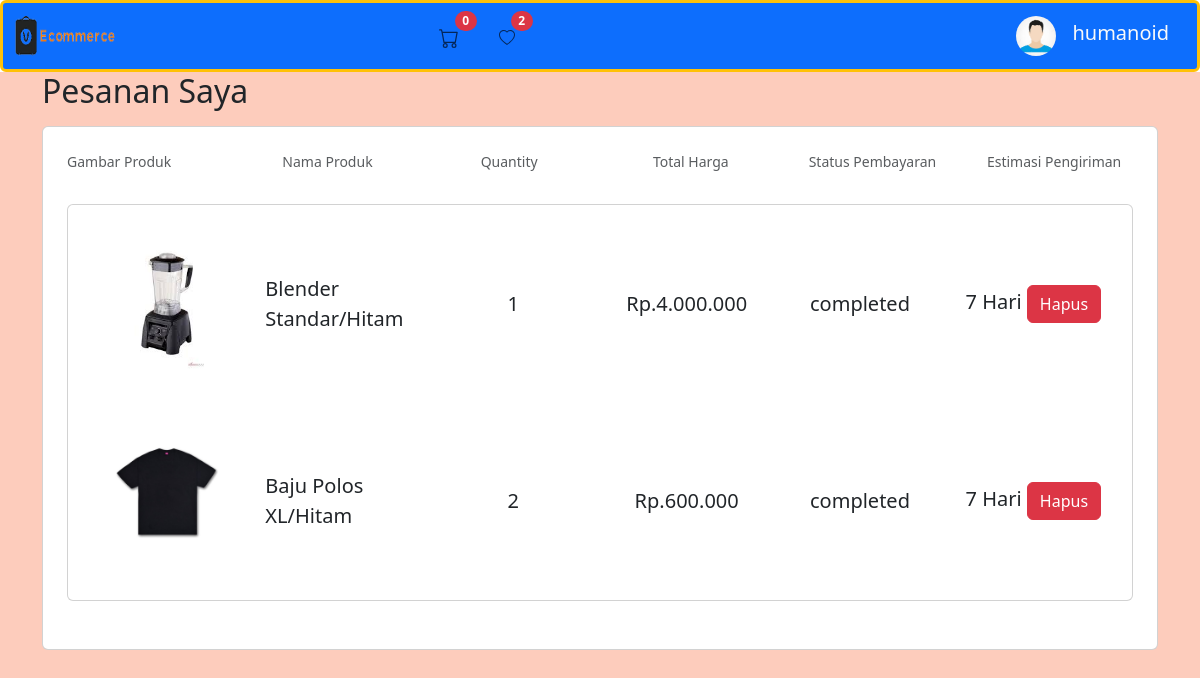
Screenshot of /E-commerce/website/pesanansaya.php (signed in) with the database file from the repository.
### tables this page shows
CREATE TABLE `tbl_user` (
  `id` int(10) NOT NULL,
  `nama` varchar(100) NOT NULL,
  `username` varchar(100) NOT NULL,
  `password` varchar(255) NOT NULL,
  `alamat` text NOT NULL,
  `no_telepon` varchar(20) NOT NULL,
  `foto_profil` text NOT NULL,
  `duit` decimal(10,2) NOT NULL
);

CREATE TABLE `tbl_pesanan` (
  `id` int(111) NOT NULL,
  `user_id` int(111) NOT NULL,
  `produk_id` int(111) NOT NULL,
  `transaksi_id` int(111) NOT NULL,
  `detail_transaksi_id` int(111) NOT NULL
);

CREATE TABLE `tbl_produk` (
  `id` int(111) NOT NULL,
  `user_id` int(111) NOT NULL,
  `id_kategori` int(111) NOT NULL,
  `nama_produk` varchar(255) NOT NULL,
  `deskripsi` text NOT NULL,
  `harga` decimal(10,2) DEFAULT NULL,
  `gambar` varchar(255) NOT NULL,
  `stok` int(111) NOT NULL
);

CREATE TABLE `tbl_detail_transaksi` (
  `id` int(11) NOT NULL,
  `transaksi_id` int(11) NOT NULL,
  `produk_id` int(11) NOT NULL,
  `quantity` int(11) NOT NULL,
  `ukuran` varchar(255) NOT NULL,
  `warna` varchar(255) NOT NULL,
  `harga` decimal(10,2) NOT NULL
);

CREATE TABLE `tbl_transaksi` (
  `id` int(11) NOT NULL,
  `user_id` int(11) NOT NULL,
  `tanggal` timestamp NOT NULL DEFAULT current_timestamp(),
  `status` enum('pending','completed') DEFAULT 'pending'
);

### E-commerce/website/pesanansaya.php (the view, shortened to what this page needs)
<?php
include '../koneksi.php';
$user_id = $_SESSION['user_id'];
$query = "SELECT p.*, pr.nama_produk, pr.harga, pr.gambar, dt.quantity, t.status, dt.ukuran, dt.warna, dt.harga
              FROM tbl_pesanan p
              JOIN tbl_produk pr ON p.produk_id = pr.id
              JOIN tbl_detail_transaksi dt ON p.detail_transaksi_id = dt.id
              JOIN tbl_transaksi t ON p.transaksi_id = t.id
              WHERE p.user_id = ?";
$stmt = $conn->prepare($query);
$stmt->bind_param("i", $user_id);
$stmt->execute();
$result = $stmt->get_result();
$pesanan_items = array();
while ($row = $result->fetch_assoc()) {
  $row['total_harga'] = isset($row['quantity']) ? $row['harga'] * $row['quantity'] : 0;
  $pesanan_items[] = $row;
}
?>
<!DOCTYPE html>
<html lang="en">
<head>
  <link href="https://cdn.jsdelivr.net/npm/bootstrap@5.3.3/dist/css/bootstrap.min.css" rel="stylesheet">
  <link rel="stylesheet" href="https://cdnjs.cloudflare.com/ajax/libs/font-awesome/6.0.0/css/all.min.css">
</head>
<header>
  <?php include 'header/navbar.php'; ?>
</header>
<body>
  <section class="vh-100" style="background-color: #fdccbc;">
    <div class="container h-50">
      <div class="row d-flex justify-content-center align-items-center h-100">
        <div class="col">
          <p><span class="h2">Pesanan Saya </span><span class="h4"></span></p>
          <div class="card mb-4">
            <div class="card-body p-4">
              <div class="row align-items-center">
                <div class="col-md-2">
                  <p class="small text-muted mb-4 pb-2">Gambar Produk</p>
                </div>
                <div class="col-md-2 d-flex justify-content-center">
                  <p class="small text-muted mb-4 pb-2">Nama Produk</p>
                </div>
                <div class="col-md-2 d-flex justify-content-center">
                  <p class="small text-muted mb-4 pb-2">Quantity</p>
                </div>
                <div class="col-md-2 d-flex justify-content-center">
                  <p class="small text-muted mb-4 pb-2">Total Harga</p>
                </div>
                <div class="col-md-2 d-flex justify-content-center">
                  <p class="small text-muted mb-4 pb-2">Status Pembayaran</p>
                </div>
                <div class="col-md-2 d-flex justify-content-center">
                  <p class="small text-muted mb-4 pb-2">Estimasi Pengiriman</p>
                </div>
              </div>
              <div class="card mb-4">
                <?php foreach ($pesanan_items as $item) : ?>
                  <div class="card-body p-4">
                    <div class="row align-items-center">
                      <div class="col-md-2">
                        <img src="http://localhost/E-commerce/E-commerce/website/gambar/<?php echo htmlspecialchars($item['gambar']); ?>" class="img-fluid" alt="Generic placeholder image">
                      </div>
                      <div class="col-md-2 d-flex justify-content-center">
                        <div>
                          <p class="lead fw-normal mb-0">
                            <?php echo htmlspecialchars($item['nama_produk']); ?>
                            <?php if (!empty($item['ukuran']) && !empty($item['warna'])): ?>
                              <?php echo htmlspecialchars($item['ukuran']); ?>/<?php echo htmlspecialchars($item['warna']); ?>
                            <?php elseif (!empty($item['ukuran'])): ?>
                              <?php echo htmlspecialchars($item['ukuran']); ?>
                            <?php elseif (!empty($item['warna'])): ?>
                              <?php echo htmlspecialchars($item['warna']); ?>
                            <?php else: ?>
                            <?php endif; ?>
                          </p>
                        </div>
                      </div>
                      <div class="col-md-2 d-flex justify-content-center">
                        <div>
                          <p class="lead fw-normal mb-0"><?php echo htmlspecialchars($item['quantity']); ?></p>
                        </div>
                      </div>
                      <div class="col-md-2 d-flex justify-content-center">
                        <div>
                          <p class="lead fw-normal mb-0">Rp.<?php echo number_format($item['total_harga'], 0, ',', '.'); ?></p>
                        </div>
                      </div>
                      <div class="col-md-2 d-flex justify-content-center">
                        <div>
                          <p class="lead fw-normal mb-0"><?php echo ($item['status']); ?></p>
                        </div>
                      </div>
                      <div class="col-md-2 d-flex justify-content-center">
                        <?php
                        if (isset($item['status']) && $item['status'] === 'completed') {
                        ?>
                          <div>
                            <p class="lead fw-normal mb-0">7 Hari <a href="" class="btn btn-danger">Hapus</a></p>
                          </div>
                        <?php
                        } else {
                        ?>
                          <div>
                            <p class="lead fw-normal mb-0"></p>
                          </div>
                        <?php
                        }
                        ?>
                      </div>
                    </div>
                  </div>
                <?php endforeach; ?>
              </div>
            </div>
          </div>
        </div>
  </section>
</body>
</html>

### E-commerce/website/header/navbar.php (shortened to what this page needs)
<?php
include __DIR__ . '/../../koneksi.php';
$user_id = $_SESSION['user_id'];
$query = "SELECT * FROM tbl_user WHERE id = $user_id";
$result = mysqli_query($conn, $query);
if ($result && mysqli_num_rows($result) > 0) {
  $row = mysqli_fetch_assoc($result);
  $nama_pengguna = $row['nama'];
  $user_id = $_SESSION['user_id'];
  $cart_total = 0;
  $query_wishlist = "SELECT * FROM tbl_wishlist WHERE user_id = ?";
  $stmt = $conn->prepare($query_wishlist);
  $stmt->bind_param("i", $user_id);
  $stmt->execute();
  $result_wishlist = $stmt->get_result();
  $jumlah_wishlist = $result_wishlist->num_rows;
?>
  <nav class="navbar sticky-top navbar-expand-lg navbar-light bg-primary border border-3 rounded  border-warning">
    <div class="container-fluid bg-primary">
      <img class="navbar-brand" src="fotologo/e-commerce.png" width="100px" height="50px">
      <ul class="navbar-nav col-lg-6 justify-content-lg-center">
        <li class="nav-item position-relative">
          <a class="nav-link" aria-current="page" href="cart12.php">
            <span class="badge rounded-pill badge-notification bg-danger position-absolute" style="top: -5px; right: -10px;"><?php echo $cart_total; ?></span>
          </a>
        </li>
        <li class="nav-item ps-4 position-relative">
          <a class="nav-link" aria-current="page" href="daftarkeinginan.php">
            <span class="badge rounded-pill badge-notification bg-danger position-absolute" style="top: -5px; right: -10px;"><?php echo $jumlah_wishlist; ?></span>
          </a>
        </li>
      </ul>
      <a class="navbar-brand">
        <div class="btn-group d-lg-flex col-lg-3 justify-content-lg-end">
          <a class="bg-transparent rounded-pill d-grid gap-2 d-md-flex justify-content-md-end text-decoration-none" href="#" role="button" id="dropdownMenuLink" data-bs-toggle="dropdown" aria-expanded="false">
            <img src="http://localhost/E-commerce/E-commerce/website/fotosampul/<?php echo $row['foto_profil']; ?>" alt="Logo" style="width: 40px;" class="rounded-pill  me-md-2">
            <h1 class="navbar-brand text-light mb-0">
              <?php echo $nama_pengguna; ?>
            </h1>
          </a>
        </div>
      </a>
    </div>
  </nav>
<?php
} else {
  echo "Pengguna tidak ditemukan.";
}
?>

### rows the page displays
tbl_user: foto_profil (placeholder picture), nama "humanoid"
tbl_pesanan: produk.gambar (picture), produk.nama_produk "Blender", detail_transaksi.ukuran "Standar", detail_transaksi.warna "Hitam", detail_transaksi.quantity "1", total_harga "4.000.000", transaksi.status "completed"
tbl_pesanan: produk.gambar (picture), produk.nama_produk "Baju Polos", detail_transaksi.ukuran "XL", detail_transaksi.warna "Hitam", detail_transaksi.quantity "2", total_harga "600.000", transaksi.status "completed"

### other values shown
$cart_total "0"
$jumlah_wishlist "2"
